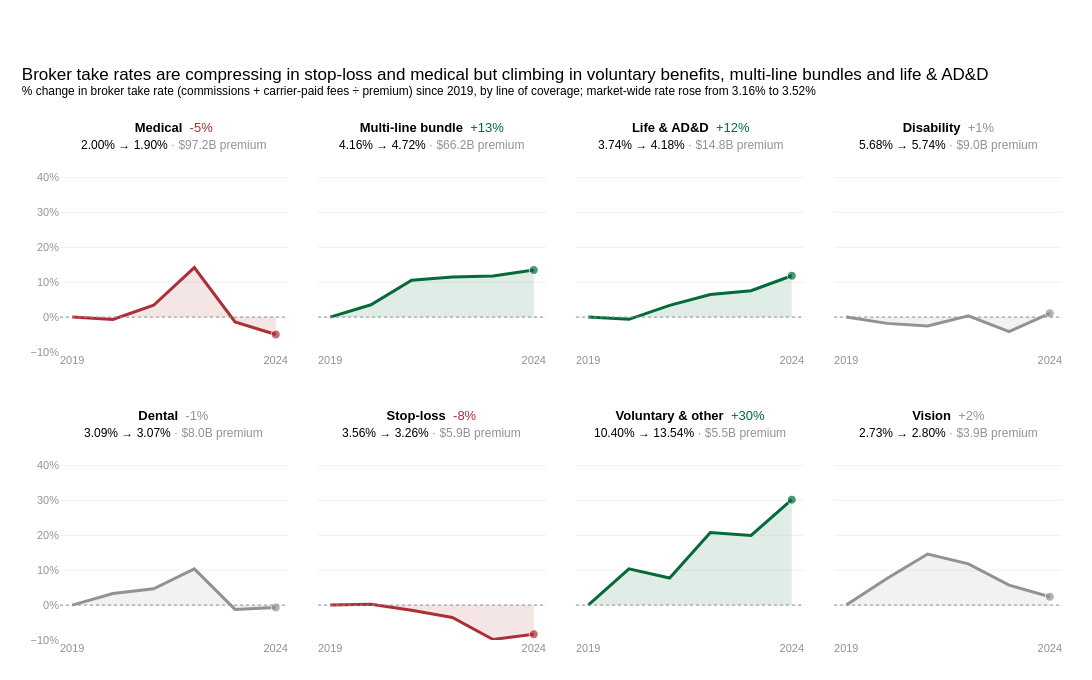

The notebook cell saved with this chart:
### Markdown cell above
## 7. What share of premium are brokers capturing, and is that take rate compressing by line of coverage?

### Code cell
TAKE_RATE = f"""
    WITH filings AS ({FILINGS}),
    flagged AS (
        SELECT
            f.FORM_YEAR,
            COALESCE(a.INS_BROKER_COMM_TOT_AMT, 0) AS commissions,
            COALESCE(a.INS_BROKER_FEES_TOT_AMT, 0) AS fees,
            GREATEST(COALESCE(a.WLFR_TOT_CHARGES_PAID_AMT, 0), COALESCE(a.WLFR_TOT_EARNED_PREM_AMT, 0)) AS premium,
            TRY_CAST(a.INS_PRSN_COVERED_EOY_CNT AS DOUBLE) AS lives,
            COALESCE(a.WLFR_BNFT_HEALTH_IND = '1' OR a.WLFR_BNFT_HMO_IND = '1'
                OR a.WLFR_BNFT_PPO_IND = '1' OR a.WLFR_BNFT_DRUG_IND = '1', FALSE) AS med,
            COALESCE(a.WLFR_BNFT_STOP_LOSS_IND = '1', FALSE) AS sl,
            COALESCE(a.WLFR_BNFT_DENTAL_IND = '1', FALSE) AS den,
            COALESCE(a.WLFR_BNFT_VISION_IND = '1', FALSE) AS vis,
            COALESCE(a.WLFR_BNFT_LIFE_INSUR_IND = '1', FALSE) AS life,
            COALESCE(a.WLFR_BNFT_TEMP_DISAB_IND = '1'
                OR a.WLFR_BNFT_LONG_TERM_DISAB_IND = '1', FALSE) AS dis,
            COALESCE(a.WLFR_BNFT_OTHER_IND = '1' OR a.WLFR_BNFT_INDEMNITY_IND = '1'
                OR a.WLFR_BNFT_UNEMP_IND = '1', FALSE) AS oth
        FROM gold.SCH_A a
        JOIN filings f USING (ACK_ID)
    )
    SELECT
        FORM_YEAR,
        CASE
            WHEN sl THEN 'Stop-loss'
            WHEN med AND NOT (den OR vis OR life OR dis) THEN 'Medical'
            WHEN den AND NOT (med OR vis OR life OR dis) THEN 'Dental'
            WHEN vis AND NOT (med OR den OR life OR dis) THEN 'Vision'
            WHEN life AND NOT (med OR den OR vis OR dis) THEN 'Life & AD&D'
            WHEN dis AND NOT (med OR den OR vis OR life) THEN 'Disability'
            WHEN med OR den OR vis OR life OR dis THEN 'Multi-line bundle'
            WHEN oth THEN 'Voluntary & other'
        END AS line,
        SUM(premium) AS premium,
        SUM(commissions + fees) AS compensation
    FROM flagged
    -- Same screen as the other charts, plus implausible premium/life and pay above 100% of premium
    WHERE commissions >= 0
      AND fees >= 0
      AND lives BETWEEN 1 AND 1000000
      AND (commissions + fees) / lives <= 2500
      AND premium > 0
      AND premium / lives <= 50000
      AND (commissions + fees) / premium <= 1
    GROUP BY 1, 2
    HAVING line IS NOT NULL
"""

with duckdb.connect(DB_PATH, read_only=True) as con:
    take_rate = con.sql(TAKE_RATE).df()

take_rate["rate"] = take_rate["compensation"] / take_rate["premium"] * 100
rates = take_rate.pivot(index="line", columns="FORM_YEAR", values="rate")[YEARS]
premium_last = take_rate[take_rate["FORM_YEAR"] == LAST].set_index("line")["premium"]
rates = rates.loc[premium_last.sort_values(ascending=False).index]
rate_change = rates.div(rates[FIRST], axis=0).sub(1).mul(100)

overall = take_rate.groupby("FORM_YEAR")[["compensation", "premium"]].sum()
overall_rate = overall["compensation"] / overall["premium"] * 100

title_names = {
    "Multi-line bundle": "multi-line bundles",
    "Voluntary & other": "voluntary benefits",
    "Life & AD&D": "life & AD&D",
}
rising = rate_change[LAST][rate_change[LAST] >= 3].sort_values(ascending=False).index
falling = rate_change[LAST][rate_change[LAST] <= -3].sort_values().index


def join_names(lines):
    names = [title_names.get(ln, ln.lower()) for ln in lines]
    return names[0] if len(names) == 1 else ", ".join(names[:-1]) + " and " + names[-1]


def trend_color(pct):
    return PALETTE[2] if pct >= 3 else RED if pct <= -3 else GREY


def panel_title(line):
    pct = rate_change.loc[line, LAST]
    return (
        f"<b>{line}</b>  <span style='color:{trend_color(pct)}'>{pct:+.0f}%</span>"
        f"<br><span style='font-size:12px'>{rates.loc[line, FIRST]:.2f}% → {rates.loc[line, LAST]:.2f}% "
        f"<span style='color:{GREY}'>· {money(premium_last[line])} premium</span></span>"
    )


n_cols = 4
fig = make_subplots(
    rows=int(np.ceil(len(rates) / n_cols)),
    cols=n_cols,
    subplot_titles=[panel_title(line) for line in rates.index],
    shared_yaxes=True,
    horizontal_spacing=0.03,
    vertical_spacing=0.2,
)
base_theme(
    fig,
    f"Broker take rates are compressing in {join_names(falling)} but climbing in {join_names(rising[:3])}",
    f"% change in broker take rate (commissions + carrier-paid fees ÷ premium) since {FIRST}, by line of coverage; "
    f"market-wide rate rose from {overall_rate[FIRST]:.2f}% to {overall_rate[LAST]:.2f}%",
    height=680,
)

y_min = np.floor(min(rate_change.values.min(), -5) / 10) * 10
y_max = np.ceil(rate_change.values.max() / 10) * 10 + 5

for i, line in enumerate(rates.index):
    row, col = i // n_cols + 1, i % n_cols + 1
    pct = rate_change.loc[line, LAST]
    color = trend_color(pct)
    fill = {
        PALETTE[2]: "rgba(4, 106, 56, 0.12)",
        RED: "rgba(170, 48, 54, 0.12)",
    }.get(color, "rgba(146, 146, 146, 0.12)")

    fig.add_trace(
        go.Scatter(
            x=YEARS,
            y=rate_change.loc[line],
            mode="lines+markers",
            line=dict(color=color, width=3),
            fill="tozeroy",
            fillcolor=fill,
            marker=dict(size=[0] * (len(YEARS) - 1) + [9], color=color),
            customdata=rates.loc[line],
            showlegend=False,
            hovertemplate=f"{line}<br>%{{x}}: %{{customdata:.2f}}% take rate (%{{y:+.1f}}% vs {FIRST})<extra></extra>",
        ),
        row=row,
        col=col,
    )
    fig.add_hline(y=0, line=dict(color=GREY, width=1, dash="dot"), row=row, col=col)
    fig.update_xaxes(
        tickvals=[FIRST, LAST],
        showgrid=False,
        tickfont=dict(size=11, color=GREY),
        range=[FIRST - 0.3, LAST + 0.3],
        row=row,
        col=col,
    )

fig.update_yaxes(
    range=[y_min, y_max],
    ticksuffix="%",
    tickformat="+.0f",
    dtick=10,
    gridcolor="#F0F0F0",
    zeroline=False,
    tickfont=dict(size=11, color=GREY),
)
fig.update_annotations(font=dict(size=13, color=BLACK), yshift=6)
fig.update_layout(width=FIG_WIDTH, margin=dict(l=60, r=30, t=160, b=40))
save_figure(fig, "07-broker-take-rate-by-line", ANALYSIS_PATH)
fig.show()

### Figure 1 — Plotly figure (JSON) as saved in the notebook; plotly's stock layout.template omitted (floating-point values rounded to 4 significant figures)
{"data": [{"customdata": [2.005, 1.991, 2.073, 2.289, 1.977, 1.905], "fill": "tozeroy", "fillcolor": "rgba(170, 48, 54, 0.12)", "hovertemplate": "Medical<br>%{x}: %{customdata:.2f}% take rate (%{y:+.1f}% vs 2019)<extra></extra>", "line": {"color": "#AA3036", "width": 3}, "marker": {"color": "#AA3036", "size": [0, 0, 0, 0, 0, 9]}, "mode": "lines+markers", "showlegend": false, "type": "scatter", "x": [2019, 2020, 2021, 2022, 2023, 2024], "xaxis": "x", "y": [0.0, -0.7026, 3.391, 14.19, -1.385, -4.987], "yaxis": "y"}, {"customdata": [4.16, 4.307, 4.6, 4.639, 4.649, 4.721], "fill": "tozeroy", "fillcolor": "rgba(4, 106, 56, 0.12)", "hovertemplate": "Multi-line bundle<br>%{x}: %{customdata:.2f}% take rate (%{y:+.1f}% vs 2019)<extra></extra>", "line": {"color": "#046A38", "width": 3}, "marker": {"color": "#046A38", "size": [0, 0, 0, 0, 0, 9]}, "mode": "lines+markers", "showlegend": false, "type": "scatter", "x": [2019, 2020, 2021, 2022, 2023, 2024], "xaxis": "x2", "y": [0.0, 3.534, 10.58, 11.5, 11.75, 13.48], "yaxis": "y2"}, {"customdata": [3.737, 3.713, 3.863, 3.978, 4.02, 4.179], "fill": "tozeroy", "fillcolor": "rgba(4, 106, 56, 0.12)", "hovertemplate": "Life & AD&D<br>%{x}: %{customdata:.2f}% take rate (%{y:+.1f}% vs 2019)<extra></extra>", "line": {"color": "#046A38", "width": 3}, "marker": {"color": "#046A38", "size": [0, 0, 0, 0, 0, 9]}, "mode": "lines+markers", "showlegend": false, "type": "scatter", "x": [2019, 2020, 2021, 2022, 2023, 2024], "xaxis": "x3", "y": [0.0, -0.6364, 3.365, 6.446, 7.572, 11.84], "yaxis": "y3"}, {"customdata": [5.68, 5.577, 5.536, 5.7, 5.442, 5.741], "fill": "tozeroy", "fillcolor": "rgba(146, 146, 146, 0.12)", "hovertemplate": "Disability<br>%{x}: %{customdata:.2f}% take rate (%{y:+.1f}% vs 2019)<extra></extra>", "line": {"color": "#929292", "width": 3}, "marker": {"color": "#929292", "size": [0, 0, 0, 0, 0, 9]}, "mode": "lines+markers", "showlegend": false, "type": "scatter", "x": [2019, 2020, 2021, 2022, 2023, 2024], "xaxis": "x4", "y": [0.0, -1.801, -2.521, 0.3549, -4.191, 1.077], "yaxis": "y4"}, {"customdata": [3.087, 3.189, 3.231, 3.408, 3.049, 3.066], "fill": "tozeroy", "fillcolor": "rgba(146, 146, 146, 0.12)", "hovertemplate": "Dental<br>%{x}: %{customdata:.2f}% take rate (%{y:+.1f}% vs 2019)<extra></extra>", "line": {"color": "#929292", "width": 3}, "marker": {"color": "#929292", "size": [0, 0, 0, 0, 0, 9]}, "mode": "lines+markers", "showlegend": false, "type": "scatter", "x": [2019, 2020, 2021, 2022, 2023, 2024], "xaxis": "x5", "y": [0.0, 3.291, 4.658, 10.39, -1.229, -0.6811], "yaxis": "y5"}, {"customdata": [3.557, 3.565, 3.505, 3.432, 3.207, 3.261], "fill": "tozeroy", "fillcolor": "rgba(170, 48, 54, 0.12)", "hovertemplate": "Stop-loss<br>%{x}: %{customdata:.2f}% take rate (%{y:+.1f}% vs 2019)<extra></extra>", "line": {"color": "#AA3036", "width": 3}, "marker": {"color": "#AA3036", "size": [0, 0, 0, 0, 0, 9]}, "mode": "lines+markers", "showlegend": false, "type": "scatter", "x": [2019, 2020, 2021, 2022, 2023, 2024], "xaxis": "x6", "y": [0.0, 0.2132, -1.488, -3.534, -9.849, -8.339], "yaxis": "y6"}, {"customdata": [10.4, 11.48, 11.21, 12.56, 12.48, 13.54], "fill": "tozeroy", "fillcolor": "rgba(4, 106, 56, 0.12)", "hovertemplate": "Voluntary & other<br>%{x}: %{customdata:.2f}% take rate (%{y:+.1f}% vs 2019)<extra></extra>", "line": {"color": "#046A38", "width": 3}, "marker": {"color": "#046A38", "size": [0, 0, 0, 0, 0, 9]}, "mode": "lines+markers", "showlegend": false, "type": "scatter", "x": [2019, 2020, 2021, 2022, 2023, 2024], "xaxis": "x7", "y": [0.0, 10.38, 7.737, 20.78, 19.97, 30.19], "yaxis": "y7"}, {"customdata": [2.732, 2.941, 3.131, 3.054, 2.888, 2.797], "fill": "tozeroy", "fillcolor": "rgba(146, 146, 146, 0.12)", "hovertemplate": "Vision<br>%{x}: %{customdata:.2f}% take rate (%{y:+.1f}% vs 2019)<extra></extra>", "line": {"color": "#929292", "width": 3}, "marker": {"color": "#929292", "size": [0, 0, 0, 0, 0, 9]}, "mode": "lines+markers", "showlegend": false, "type": "scatter", "x": [2019, 2020, 2021, 2022, 2023, 2024], "xaxis": "x8", "y": [0.0, 7.644, 14.62, 11.8, 5.722, 2.4], "yaxis": "y8"}], "layout": {"annotations": [{"font": {"color": "#000000", "size": 13}, "showarrow": false, "text": "<b>Medical</b>  <span style='color:#AA3036'>-5%</span><br><span style='font-size:12px'>2.00% → 1.90% <span style='color:#929292'>· $97.2B premium</span></span>", "x": 0.1138, "xanchor": "center", "xref": "paper", "y": 1, "yanchor": "bottom", "yref": "paper", "yshift": 6}, {"font": {"color": "#000000", "size": 13}, "showarrow": false, "text": "<b>Multi-line bundle</b>  <span style='color:#046A38'>+13%</span><br><span style='font-size:12px'>4.16% → 4.72% <span style='color:#929292'>· $66.2B premium</span></span>", "x": 0.3712, "xanchor": "center", "xref": "paper", "y": 1, "yanchor": "bottom", "yref": "paper", "yshift": 6}, {"font": {"color": "#000000", "size": 13}, "showarrow": false, "text": "<b>Life & AD&D</b>  <span style='color:#046A38'>+12%</span><br><span style='font-size:12px'>3.74% → 4.18% <span style='color:#929292'>· $14.8B premium</span></span>", "x": 0.6288, "xanchor": "center", "xref": "paper", "y": 1, "yanchor": "bottom", "yref": "paper", "yshift": 6}, {"font": {"color": "#000000", "size": 13}, "showarrow": false, "text": "<b>Disability</b>  <span style='color:#929292'>+1%</span><br><span style='font-size:12px'>5.68% → 5.74% <span style='color:#929292'>· $9.0B premium</span></span>", "x": 0.8862, "xanchor": "center", "xref": "paper", "y": 1, "yanchor": "bottom", "yref": "paper", "yshift": 6}, {"font": {"color": "#000000", "size": 13}, "showarrow": false, "text": "<b>Dental</b>  <span style='color:#929292'>-1%</span><br><span style='font-size:12px'>3.09% → 3.07% <span style='color:#929292'>· $8.0B premium</span></span>", "x": 0.1138, "xanchor": "center", "xref": "paper", "y": 0.4, "yanchor": "bottom", "yref": "paper", "yshift": 6}, {"font": {"color": "#000000", "size": 13}, "showarrow": false, "text": "<b>Stop-loss</b>  <span style='color:#AA3036'>-8%</span><br><span style='font-size:12px'>3.56% → 3.26% <span style='color:#929292'>· $5.9B premium</span></span>", "x": 0.3712, "xanchor": "center", "xref": "paper", "y": 0.4, "yanchor": "bottom", "yref": "paper", "yshift": 6}, {"font": {"color": "#000000", "size": 13}, "showarrow": false, "text": "<b>Voluntary & other</b>  <span style='color:#046A38'>+30%</span><br><span style='font-size:12px'>10.40% → 13.54% <span style='color:#929292'>· $5.5B premium</span></span>", "x": 0.6288, "xanchor": "center", "xref": "paper", "y": 0.4, "yanchor": "bottom", "yref": "paper", "yshift": 6}, {"font": {"color": "#000000", "size": 13}, "showarrow": false, "text": "<b>Vision</b>  <span style='color:#929292'>+2%</span><br><span style='font-size:12px'>2.73% → 2.80% <span style='color:#929292'>· $3.9B premium</span></span>", "x": 0.8862, "xanchor": "center", "xref": "paper", "y": 0.4, "yanchor": "bottom", "yref": "paper", "yshift": 6}], "colorway": ["#86BC25", "#43B02A", "#046A38"], "font": {"color": "#000000", "family": "Arial, sans-serif"}, "height": 680, "hoverlabel": {"bgcolor": "white", "font": {"color": "#000000"}}, "legend": {"font": {"color": "#000000"}, "orientation": "h", "x": 1, "xanchor": "right", "y": 1.01, "yanchor": "bottom"}, "margin": {"b": 40, "l": 60, "r": 30, "t": 160}, "paper_bgcolor": "white", "plot_bgcolor": "white", "shapes": [{"line": {"color": "#929292", "dash": "dot", "width": 1}, "type": "line", "x0": 0, "x1": 1, "xref": "x domain", "y0": 0, "y1": 0, "yref": "y"}, {"line": {"color": "#929292", "dash": "dot", "width": 1}, "type": "line", "x0": 0, "x1": 1, "xref": "x2 domain", "y0": 0, "y1": 0, "yref": "y2"}, {"line": {"color": "#929292", "dash": "dot", "width": 1}, "type": "line", "x0": 0, "x1": 1, "xref": "x3 domain", "y0": 0, "y1": 0, "yref": "y3"}, {"line": {"color": "#929292", "dash": "dot", "width": 1}, "type": "line", "x0": 0, "x1": 1, "xref": "x4 domain", "y0": 0, "y1": 0, "yref": "y4"}, {"line": {"color": "#929292", "dash": "dot", "width": 1}, "type": "line", "x0": 0, "x1": 1, "xref": "x5 domain", "y0": 0, "y1": 0, "yref": "y5"}, {"line": {"color": "#929292", "dash": "dot", "width": 1}, "type": "line", "x0": 0, "x1": 1, "xref": "x6 domain", "y0": 0, "y1": 0, "yref": "y6"}, {"line": {"color": "#929292", "dash": "dot", "width": 1}, "type": "line", "x0": 0, "x1": 1, "xref": "x7 domain", "y0": 0, "y1": 0, "yref": "y7"}, {"line": {"color": "#929292", "dash": "dot", "width": 1}, "type": "line", "x0": 0, "x1": 1, "xref": "x8 domain", "y0": 0, "y1": 0, "yref": "y8"}], "title": {"font": {"color": "#000000", "family": "Arial, sans-serif"}, "text": "Broker take rates are compressing in stop-loss and medical but climbing in voluntary benefits, multi-line bundles and life & AD&D<br><sup>% change in broker take rate (commissions + carrier-paid fees ÷ premium) since 2019, by line of coverage; market-wide rate rose from 3.16% to 3.52%</sup>", "x": 0.02, "xanchor": "left"}, "width": 1100, "xaxis": {"anchor": "y", "domain": [0, 0.2275], "range": [2019.0, 2024.0], "showgrid": false, "tickfont": {"color": "#929292", "size": 11}, "tickvals": [2019, 2024], "title": {"font": {"color": "#000000"}}}, "xaxis2": {"anchor": "y2", "domain": [0.2575, 0.485], "range": [2019.0, 2024.0], "showgrid": false, "tickfont": {"color": "#929292", "size": 11}, "tickvals": [2019, 2024]}, "xaxis3": {"anchor": "y3", "domain": [0.515, 0.7425], "range": [2019.0, 2024.0], "showgrid": false, "tickfont": {"color": "#929292", "size": 11}, "tickvals": [2019, 2024]}, "xaxis4": {"anchor": "y4", "domain": [0.7725, 1], "range": [2019.0, 2024.0], "showgrid": false, "tickfont": {"color": "#929292", "size": 11}, "tickvals": [2019, 2024]}, "xaxis5": {"anchor": "y5", "domain": [0, 0.2275], "range": [2019.0, 2024.0], "showgrid": false, "tickfont": {"color": "#929292", "size": 11}, "tickvals": [2019, 2024]}, "xaxis6": {"anchor": "y6", "domain": [0.2575, 0.485], "range": [2019.0, 2024.0], "showgrid": false, "tickfont": {"color": "#929292", "size": 11}, "tickvals": [2019, 2024]}, "xaxis7": {"anchor": "y7", "domain": [0.515, 0.7425], "range": [2019.0, 2024.0], "showgrid": false, "tickfont": {"color": "#929292", "size": 11}, "tickvals": [2019, 2024]}, "xaxis8": {"anchor": "y8", "domain": [0.7725, 1], "range": [2019.0, 2024.0], "showgrid": false, "tickfont": {"color": "#929292", "size": 11}, "tickvals": [2019, 2024]}, "yaxis": {"anchor": "x", "domain": [0.6, 1], "dtick": 10, "gridcolor": "#F0F0F0", "range": [-10, 45], "tickfont": {"color": "#929292", "size": 11}, "tickformat": "+.0f", "ticksuffix": "%", "title": {"font": {"color": "#000000"}}, "zeroline": false}, "yaxis2": {"anchor": "x2", "domain": [0.6, 1], "dtick": 10, "gridcolor": "#F0F0F0", "matches": "y", "range": [-10, 45], "showticklabels": false, "tickfont": {"color": "#929292", "size": 11}, "tickformat": "+.0f", "ticksuffix": "%", "zeroline": false}, "yaxis3": {"anchor": "x3", "domain": [0.6, 1], "dtick": 10, "gridcolor": "#F0F0F0", "matches": "y", "range": [-10, 45], "showticklabels": false, "tickfont": {"color": "#929292", "size": 11}, "tickformat": "+.0f", "ticksuffix": "%", "zeroline": false}, "yaxis4": {"anchor": "x4", "domain": [0.6, 1], "dtick": 10, "gridcolor": "#F0F0F0", "matches": "y", "range": [-10, 45], "showticklabels": false, "tickfont": {"color": "#929292", "size": 11}, "tickformat": "+.0f", "ticksuffix": "%", "zeroline": false}, "yaxis5": {"anchor": "x5", "domain": [0, 0.4], "dtick": 10, "gridcolor": "#F0F0F0", "range": [-10, 45], "tickfont": {"color": "#929292", "size": 11}, "tickformat": "+.0f", "ticksuffix": "%", "zeroline": false}, "yaxis6": {"anchor": "x6", "domain": [0, 0.4], "dtick": 10, "gridcolor": "#F0F0F0", "matches": "y5", "range": [-10, 45], "showticklabels": false, "tickfont": {"color": "#929292", "size": 11}, "tickformat": "+.0f", "ticksuffix": "%", "zeroline": false}, "yaxis7": {"anchor": "x7", "domain": [0, 0.4], "dtick": 10, "gridcolor": "#F0F0F0", "matches": "y5", "range": [-10, 45], "showticklabels": false, "tickfont": {"color": "#929292", "size": 11}, "tickformat": "+.0f", "ticksuffix": "%", "zeroline": false}, "yaxis8": {"anchor": "x8", "domain": [0, 0.4], "dtick": 10, "gridcolor": "#F0F0F0", "matches": "y5", "range": [-10, 45], "showticklabels": false, "tickfont": {"color": "#929292", "size": 11}, "tickformat": "+.0f", "ticksuffix": "%", "zeroline": false}}}
